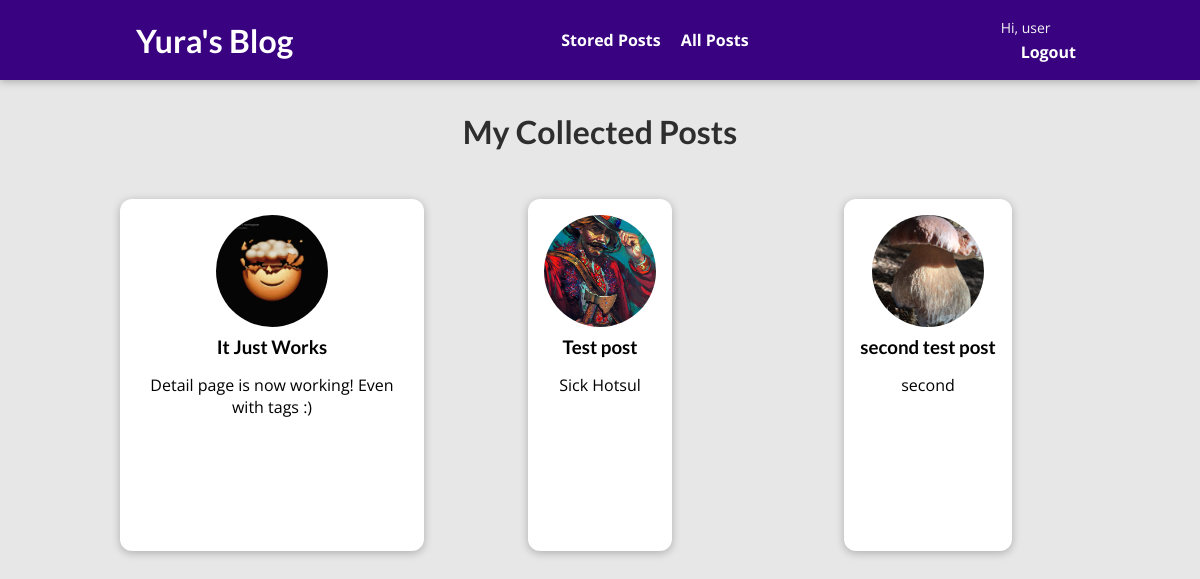
The page /posts (signed in) on the database as committed earlier.
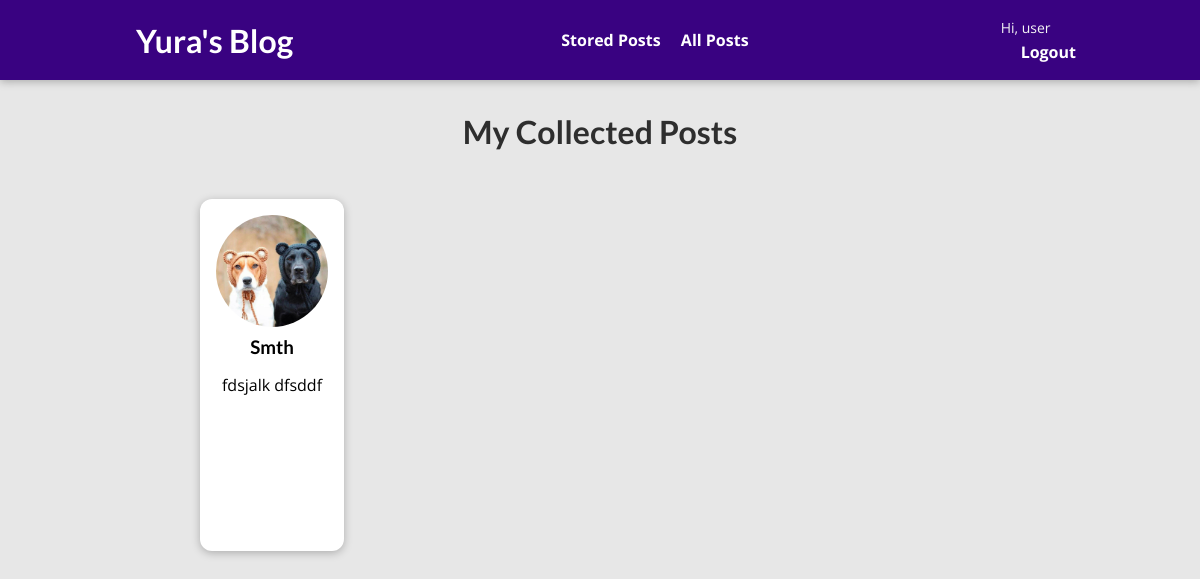
The same page on the database as committed later.
### main_app/models.py (models this page shows, shortened)
class Post(models.Model):
    title = models.CharField(max_length=100)
    excerpt = models.CharField(max_length=150)
    image = models.ImageField(upload_to="posts", null=True)
    date = models.DateField(auto_now=True)
    slug = models.SlugField(unique=True, blank=True, null=False, db_index=True)
    content = models.TextField(validators=[MinLengthValidator(10)])
    author = models.ForeignKey(Author, on_delete=models.SET_NULL, null=True, related_name="posts")
    tags = models.ManyToManyField(Tag)

### main_app/views.py (the view)
# urls.py: path("posts", views.AllPostView.as_view(), name="all-posts"),
class AllPostView(ListView):
    model = Post
    template_name = "main_app/all-posts.html"
    ordering = ["-date"]
    context_object_name = "all_posts"

### main_app/templates/main_app/all-posts.html (shortened to what this page needs)
{% extends 'base.html' %}
{% load static %}
{% block css_files%}
    <link rel="stylesheet" href="{% static "main_app/post.css" %}">
    <link rel="stylesheet" href="{% static "main_app/all-posts.css" %}">
{% endblock %}
{% block content %}
<section id="all-posts">
    <h2>My Collected Posts</h2>
    <ul>
        {% for post in all_posts %}
            {% include "main_app/includes/post.html" %}
        {% endfor %}
    </ul>
</section>
{% endblock %}

### main_app/templates/main_app/includes/post.html
<li>
    <article class="post">
        <a href="{% url "single-post" post.slug %}">
            <img src="{{ post.image.url }}" alt="{{ post.title }}">
            <div class="post__content">
                <h3>{{ post.title }}</h3>
                <p>
                    {{ post.excerpt }}
                </p>
               </div>
         </a>
    </article>
</li>

Rows that differ between the two databases and show on the page:
removed Post: image (picture), title "It Just Works", excerpt "Detail page is now working! Even with tags :)"
removed Post: image (picture), title "Test post", excerpt "Sick Hotsul"
removed Post: image (picture), title "second test post", excerpt "second"
added Post: image (picture), title "Smth", excerpt "fdsjalk dfsddf"
